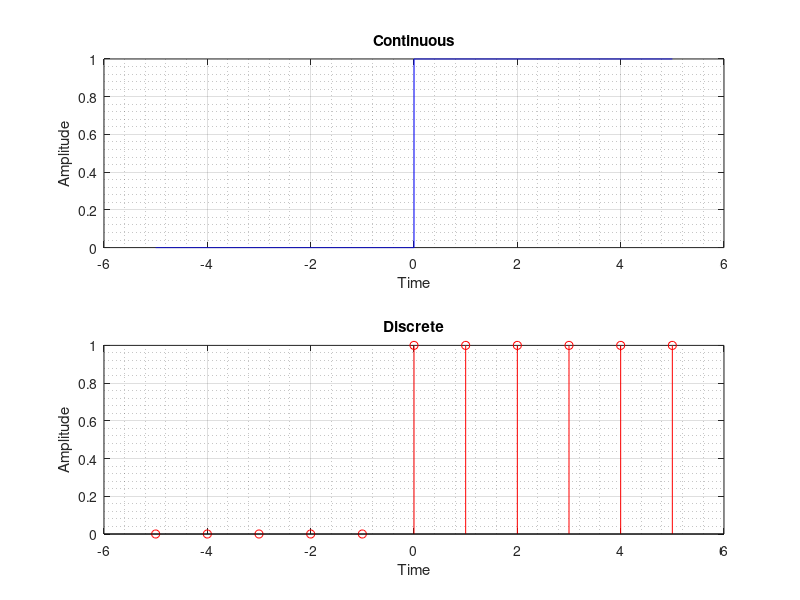

Recreate this plot in MATLAB.
% Program to generate signal of unit step function / heaviside step function
clc; clear all;

% UNIT STEP FUNCTION - (zero for -ve argument & 1 for +ve argument)
%   H[n] = 0    n < 0
%        = 1    n >= 0
% or using half maximum convention
%   H[n] = 0    n < 0
%   H[n] = 1/2  n = 0
%   H[n] = 1    n > 0

x = -5:0.001:5;
f = zeros(size(x));
%f(x==0) = 0.5;
f(x>0) = 1;

figure('Name','Unit Step','NumberTitle','off','Color','w')
subplot(2,1,1);
plot(x,f,'b'),grid on, grid minor
title('Continuous')
xlabel('Time')
ylabel('Amplitude')

y = -5:5;
fn = zeros(size(y));
%fn(y==0) = 0.5;
fn(y>=0) = 1;

subplot(2,1,2);
stem(y,fn,'r'),grid on, grid minor
title('Discrete')
xlabel('Time')
ylabel('Amplitude')

print('-clipboard','-dbitmap')

% << + >>
% The simplest definition of the Heaviside function is as the derivative of the ramp function
%   H[x] = d/dx max{x,0}
% The Heaviside function can also be defined as the integral of
% The Dirac Delta function / unit impulse function
%   H[x] = integration minus-infinity to x delta(s) ds
